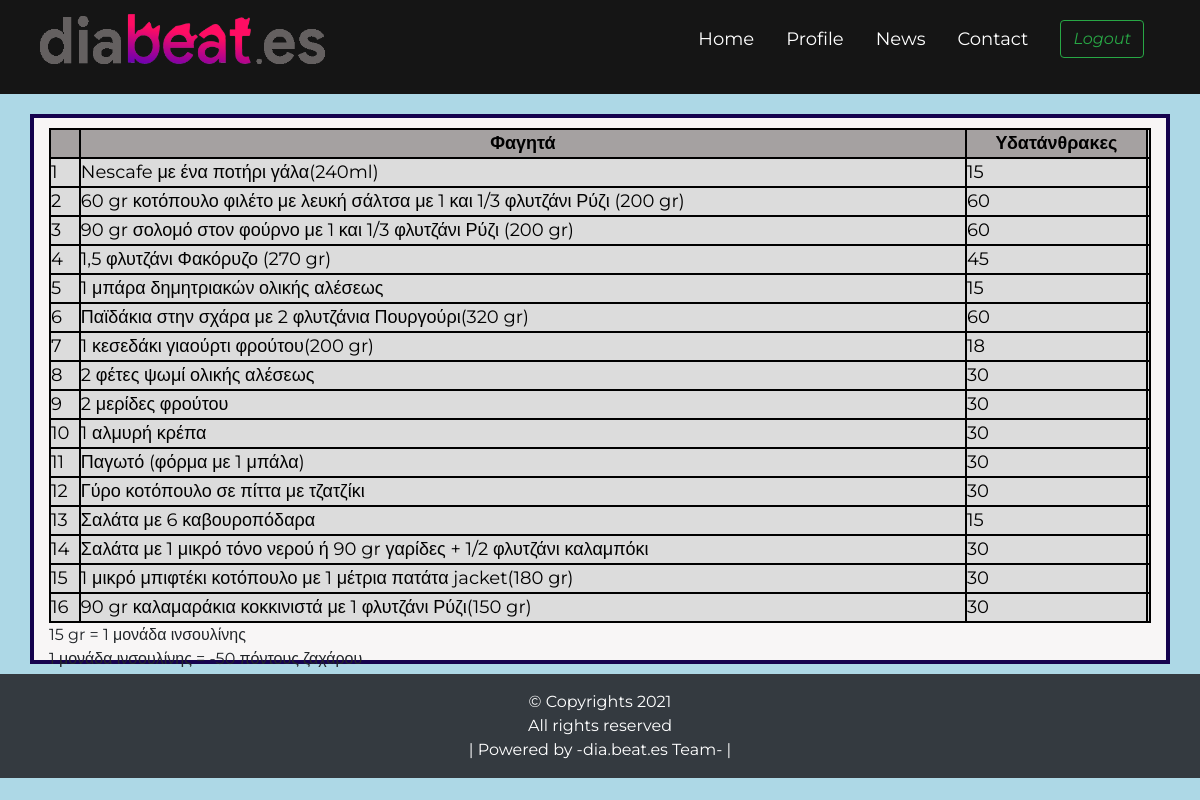
Screenshot of /food.php with the database file from the repository.
### tables this page shows
CREATE TABLE `food` (
  `id` int(255) NOT NULL,
  `food` varchar(255) NOT NULL,
  `ydat` int(255) NOT NULL
);

### food.php (the view, shortened to what this page needs)
<!DOCTYPE html>
<html lang="en">
<head>
    <link rel="stylesheet" href="https://maxcdn.bootstrapcdn.com/bootstrap/4.3.1/css/bootstrap.min.css">
    <link rel="stylesheet" type="text/css" href="css/food.css">
</head>
<?php
  include 'navbar.php';
?>
<body style="background-color: lightblue;">
<div   class="container">
<table>
        <tr>
          <th></th>
          <th><b>Φαγητά</b></th>
          <th><b>Υδατάνθρακες</b></th>
        </tr>
   <?php
    $conn = mysqli_connect("localhost","root","","diabeates");
   $sql="SELECT id,food,ydat from food";
   $result =$conn-> query($sql);
   if ($result-> num_rows >0){
   while ($row = $result-> fetch_assoc()){
    echo "<tr><td>". $row["id"] . "</td><td>" . $row["food"] . "</td><td>". $row["ydat"] . "</td><td>";
    }
    echo "</table>";
  }
   else{
    echo "0 result";
   }
  ?>
<caption id="foodtable_caption">
               15 gr = 1 μονάδα ινσουλίνης <br>
               1 μονάδα ινσουλίνης = -50 πόντους ζαχάρου
            </caption>
</div>
</body>
<footer>
    <p class="p-3 bg-dark text-white text-center position:absolute bottom:0">&copy; Copyrights 2021<br>
    All rights reserved
    <br>
    | Powered by -dia.beat.es Team- |
    </p>
</footer>
</html>

### css/food.css (style rules this page uses)
.container { height: 550px; position: relative; border: 4px solid rgb(21, 3, 78); margin-top: 20px; background-color: rgb(248, 246, 246); margin-bottom:10px; transform: translate(0%, 0%); }
.foodtable,td,#title1,#title2 { border: 2px solid black; }
table { margin-top: 10px; border-collapse: collapse; width:100%; color:rgb(0, 0, 0); font-family:'Arial Narrow Bold'; font-size: 18px; text-align: left; background-color:gainsboro; padding: 10px; border: 2px solid black; }
th { background-color: rgb(165, 161, 161); color:rgb(0, 0, 0); text-align: center; border: 2px solid black; }

### css/navbar.css (style rules this page uses)
* { margin: 0; padding: 0; box-sizing: border-box; font-family: 'Montserrat',sans-serif; }

### rows the page displays
food: id "1", food "Nescafe με ένα ποτήρι γάλα(240ml)", ydat "15"
food: id "2", food "60 gr κοτόπουλο φιλέτο με λευκή σάλτσα με 1 και 1/3 φλυτζάνι Ρύζι (200 gr)", ydat "60"
food: id "3", food "90 gr σολομό στον φούρνο με 1 και 1/3 φλυτζάνι Ρύζι (200 gr)", ydat "60"
food: id "4", food "1,5 φλυτζάνι Φακόρυζο (270 gr)", ydat "45"
food: id "5", food "1 μπάρα δημητριακών ολικής αλέσεως", ydat "15"
food: id "6", food "Παϊδάκια στην σχάρα με 2 φλυτζάνια Πουργούρι(320 gr)", ydat "60"
food: id "7", food "1 κεσεδάκι γιαούρτι φρούτου(200 gr)", ydat "18"
food: id "8", food "2 φέτες ψωμί ολικής αλέσεως", ydat "30"
food: id "9", food "2 μερίδες φρούτου", ydat "30"
food: id "10", food "1 αλμυρή κρέπα", ydat "30"
food: id "11", food "Παγωτό (φόρμα με 1 μπάλα)", ydat "30"
food: id "12", food "Γύρο κοτόπουλο σε πίττα με τζατζίκι", ydat "30"
food: id "13", food "Σαλάτα με 6 καβουροπόδαρα", ydat "15"
food: id "14", food "Σαλάτα με 1 μικρό τόνο νερού ή 90 gr γαρίδες + 1/2 φλυτζάνι καλαμπόκι", ydat "30"
food: id "15", food "1 μικρό μπιφτέκι κοτόπουλο με 1 μέτρια πατάτα jacket(180 gr)", ydat "30"
food: id "16", food "90 gr καλαμαράκια κοκκινιστά με 1 φλυτζάνι Ρύζι(150 gr)", ydat "30"
